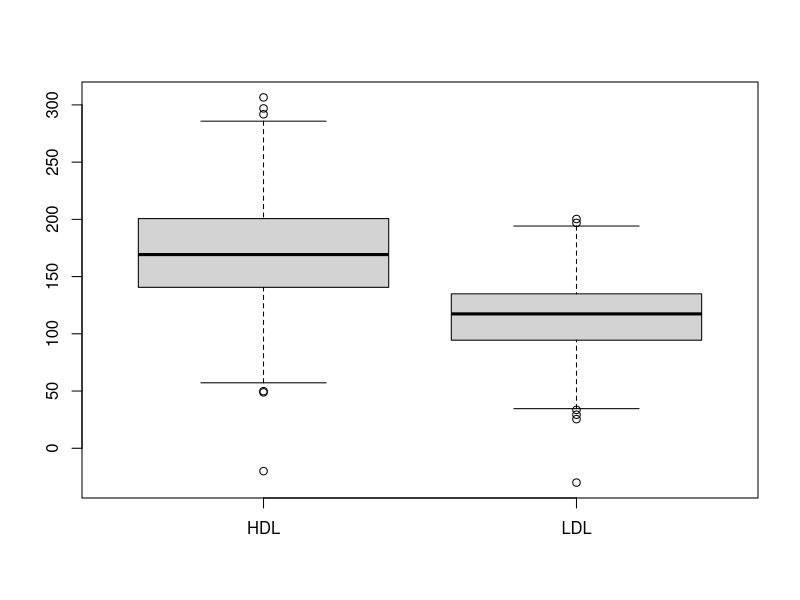
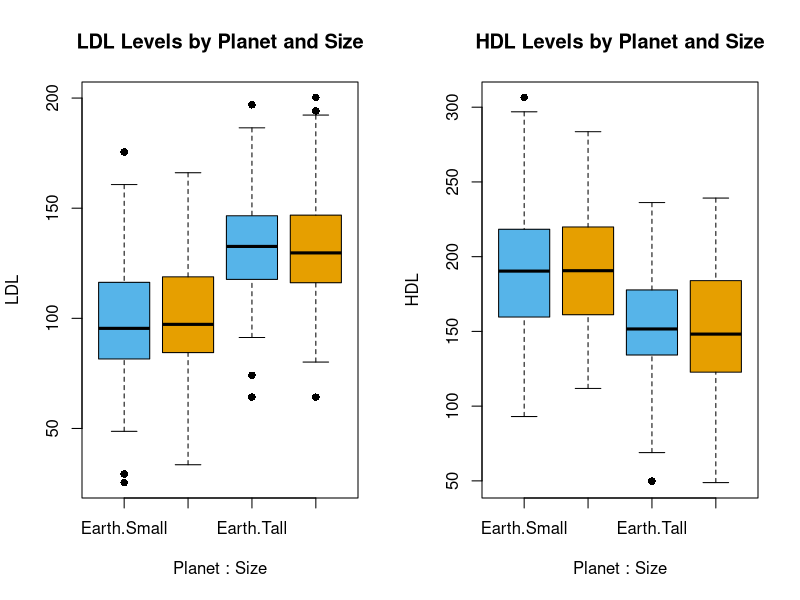
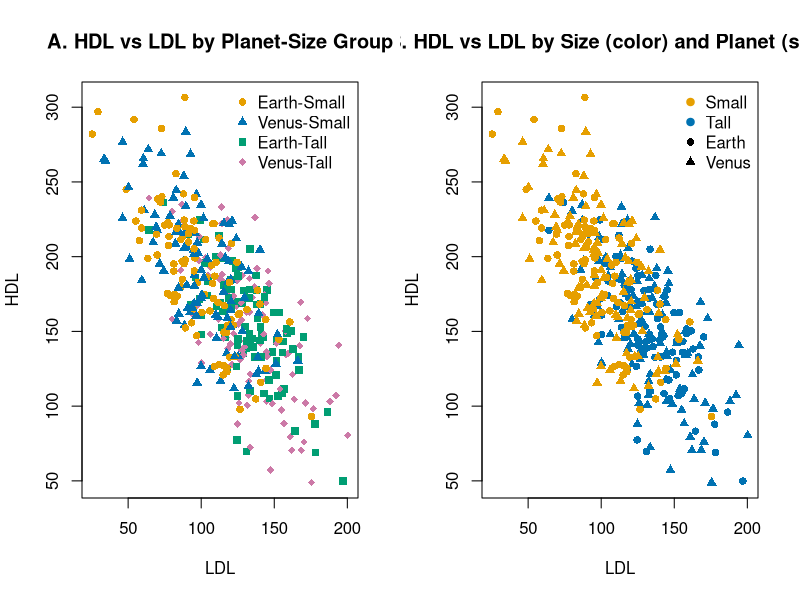

These charts were generated, in order, by the following R code:
# LOAD THE DATA FRAME
df_1 <- read.csv("data/Part_1/DATA_SET_REFERENCE_EVAL.csv", row.names = 1)
head(df_1) # Check data
par(mfrow = c(1, 1)) 
# GENERAL EXPLORATION
summary(df_1)
unique(df_1$Planet)
unique(df_1$Size)
sum(is.na(df_1))
boxplot(df_1[1:2])

## 1. Col HDL:
##        - Contains negative values
##        - Contains 1 NA value
## 2. Col LDL:
##        - Contains negative values
##        - Contains 1 NA value
## 3. Col Size:
##        - Two values: "Tall" and "Small"
## 4. Col Planet:
##        - Two values: "Earth" and "Venus"


## FILTERING AND CLEANING
## Removing negative values
df_2 <- data.frame(df_1) # Security copy

### Idx 1: Delete individuals with HDL < 0
idx_hdl <- df_2$HDL >= 0

### Idx 2: Delete individuals with LDL < 0
idx_ldl <- df_2$LDL >= 0

### Cleaning with filters
df_3 <- df_2[idx_hdl & idx_ldl, ] # Here we remove 2 values.

## Identifying and removing outliers
## Define outlier: > mean - 3*sd or > mean + 3*sd
max_limit_LDL <- mean(df_3$LDL, na.rm = T) + 3*sd(df_3$LDL, na.rm = T)
min_limit_LDL <- mean(df_3$LDL, na.rm = T) - 3*sd(df_3$LDL, na.rm = T)
max_limit_HDL <- mean(df_3$HDL, na.rm = T) + 3*sd(df_3$HDL, na.rm = T)
min_limit_HDL <- mean(df_3$HDL, na.rm = T) - 3*sd(df_3$HDL, na.rm = T)

## Creating filters
clean_LDL <- min_limit_LDL < df_3$LDL & 
  max_limit_LDL > df_3$LDL # Only TRUE

clean_HDL <- min_limit_HDL < df_3$HDL & 
  max_limit_HDL > df_3$HDL 

## Checking results
unique(clean_LDL) # Only unique values
unique(clean_HDL) # Only Unique values

## Cleaning with filters
df_4 <- df_3[clean_LDL & clean_HDL, ]

## Cleaning with filters
df_4 <- df_3[clean_LDL & clean_HDL, ]

# Plot LDL grouped by Planets using the formula interface

# Groups LDL by Planet AND Size on the same x-axis
# Split canvas into 1 row, 2 columns
par(mfrow = c(1, 2)) 

boxplot(LDL ~ Planet * Size, 
        data = df_4, 
        main = "LDL Levels by Planet and Size", 
        col = c("#56B4E9", "#E69F00"), 
        pch = 16)

boxplot(HDL ~ Planet * Size, 
        data = df_4, 
        main = "HDL Levels by Planet and Size", 
        col = c("#56B4E9", "#E69F00"), 
        pch = 16)

# Reset canvas layout back to default
#par(mfrow = c(1, 1))


# Comparing two continuos values
## GRAPH A
df_4$Group <- interaction(df_4$Planet, df_4$Size, sep = "-") # Combined group factor
# Levels will be: Earth-Small, Venus-Small, Earth-Tall, Venus-Tall (alphabetical/factor order)
group_levels <- levels(df_4$Group)
cb_colors <- c("#E69F00", "#0072B2", "#009E73", "#CC79A7")  # 4 colorblind-safe colors
shapes    <- c(16, 17, 15, 18)                               # circle, triangle, square, diamond

plot(df_4$LDL, df_4$HDL,
     col = cb_colors[df_4$Group],
     pch = shapes[df_4$Group],
     xlab = "LDL", ylab = "HDL",
     main = "A. HDL vs LDL by Planet-Size Group")

legend("topright", legend = group_levels,
       col = cb_colors, pch = shapes, bty = "n")


## GRAPH B
cb_colors <- c("#E69F00", "#0072B2")  # for Size: Small, Tall
shapes <- c(16, 17)                    # for Planet: Earth = circle, Venus = triangle

plot(df_4$LDL, df_4$HDL,
     col = cb_colors[as.factor(df_4$Size)],
     pch = shapes[as.factor(df_4$Planet)],
     xlab = "LDL", ylab = "HDL",
     main = "B. HDL vs LDL by Size (color) and Planet (shape)")

legend("topright",
       legend = c(levels(as.factor(df_4$Size)), levels(as.factor(df_4$Planet))),
       col = c(cb_colors, "black", "black"),
       pch = c(19, 19, shapes),
       pt.cex = 1, bty = "n")


#########################################
### SAVING RESULTS
#########################################
write.csv(df_4, "data/Part_1/CLEAN_DATA_SET_REFERENCE_EVAL.csv", row.names = FALSE)







########################################
# 1 analysis of 2 continuous variables.
#######################################

#"Is there a difference in HDL and LDL levels between Tall and Small patients?" 
#"Is there a difference in HDL and LDL levels between Earth and Venus patients?"

# ## Checking normality in the data.
# s1 = shapiro.test(df_4$HDL[df_4$Planet == 'Earth' & df_4$Size == 'Tall'])$p.value  # Ho not rejected
# s2 = shapiro.test(df_4$HDL[df_4$Planet == 'Venus' & df_4$Size == 'Tall'])$p.value  # Ho not rejected
# s3 = shapiro.test(df_4$HDL[df_4$Planet == 'Earth' & df_4$Size == 'Small'])$p.value # Ho not rejected
# s4 = shapiro.test(df_4$HDL[df_4$Planet == 'Venus' & df_4$Size == 'Small'])$p.value # Ho not rejected
# 

# results = data.frame(Planet = c('Earth', 'Venus', 'Earth', 'Venus'),
#   Size = c('Tall', 'Tall', 'Small', 'Small'),
#   Shapiro_Test =  c(s1, s2, s3, s4),
#   Result = c('')
# )
# 
# for (i in 1:nrow(results)){
#   if (results$Shapiro_Test[i] <= 0.05){
#     results$Result[i] = 'Reject Ho'
#   } else {
#     results$Result[i] = 'Cannot reject Ho'
#   }
# }
# 
# print(results)
# 
# t.test
# 









#######################################
# Continuous vs. continuous: HDL vs. LDL
#######################################
